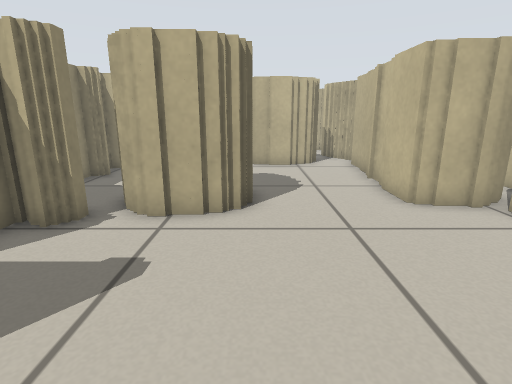
view 1 (above)

17 first-person views from a walk through a world built for the Player/Stage simulator. The camera is 0.57 m above the floor, tilts 14° down and sees 80° across. The lines on the ground mark 1 m squares. The floor is counted in squares, 0.25 m on a side. Each view is taken from the middle of a square. On the plan, view 1 faces up. The plan holds only what a view shows up to about 18 squares ahead; the rest is blank. The place goes on beyond the plan. The robots in the file are not drawn.

view 2
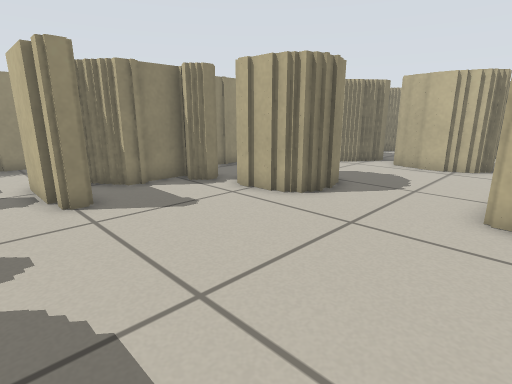

view 3
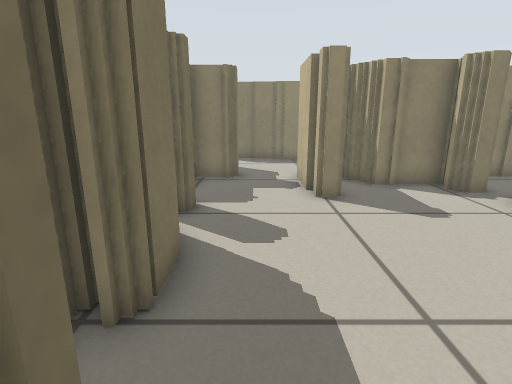

view 4
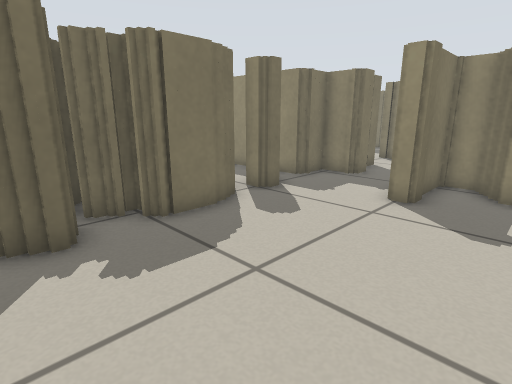

view 5
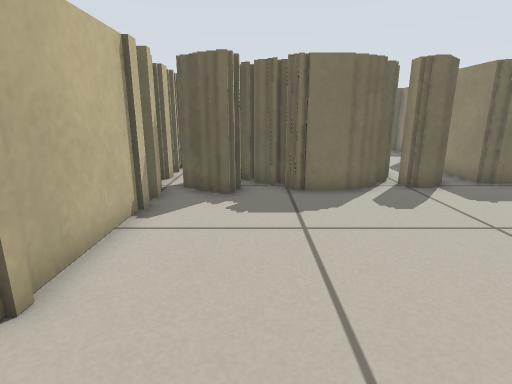

view 6
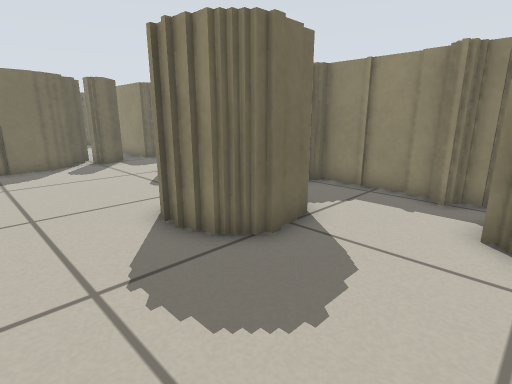

view 7
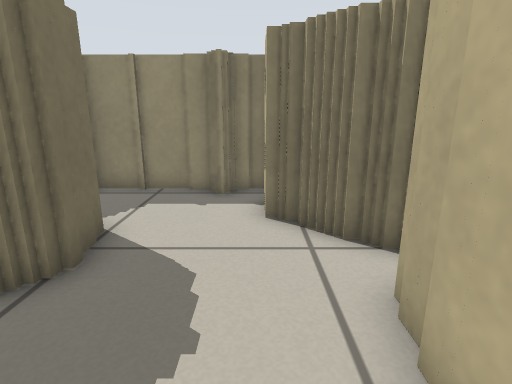

view 8
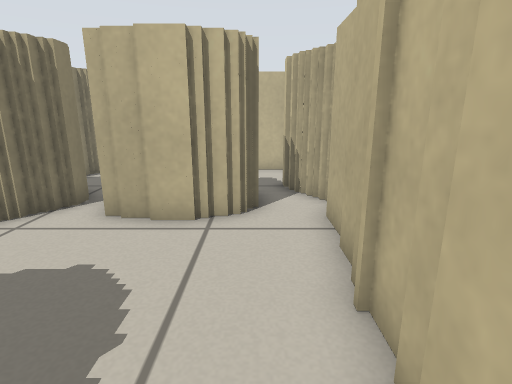

view 9
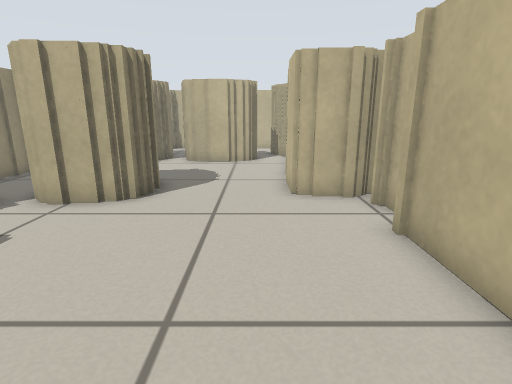

view 10
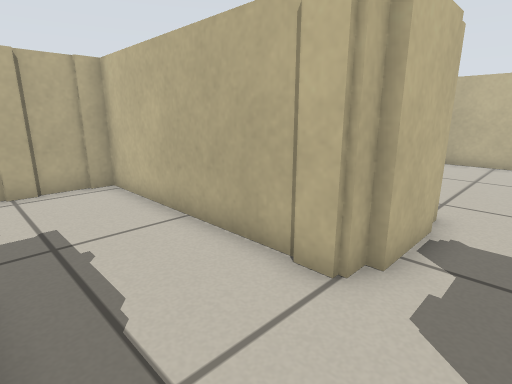

view 11
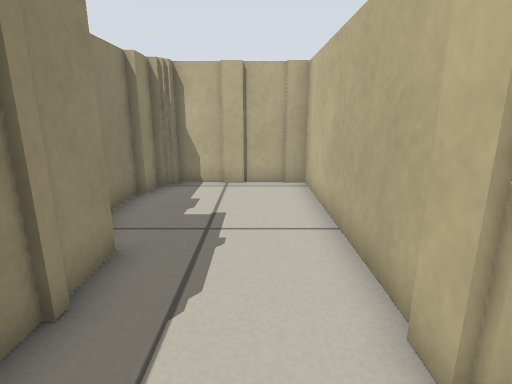

view 12
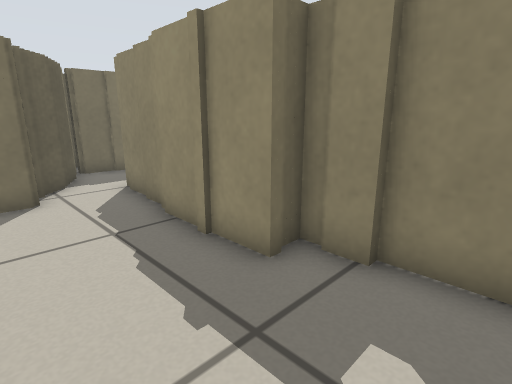

view 13
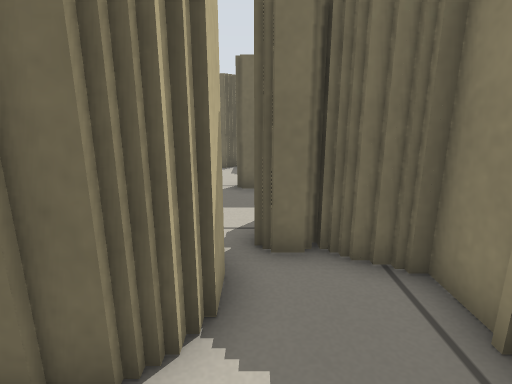

view 14
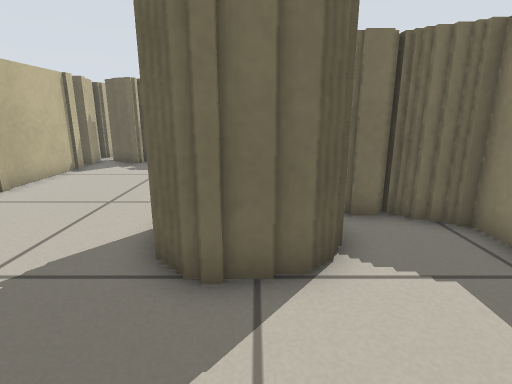

view 15
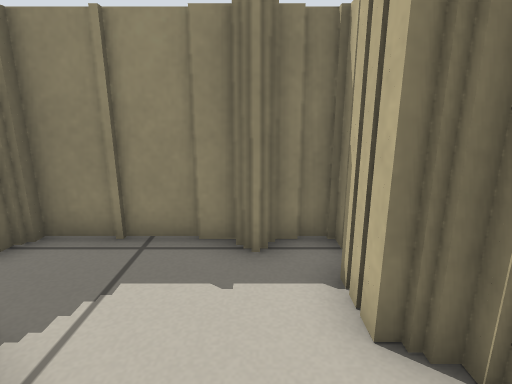

view 16
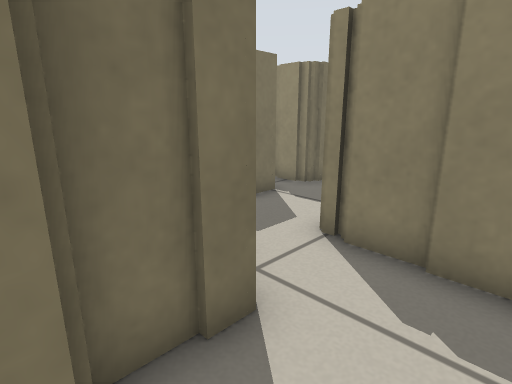

view 17
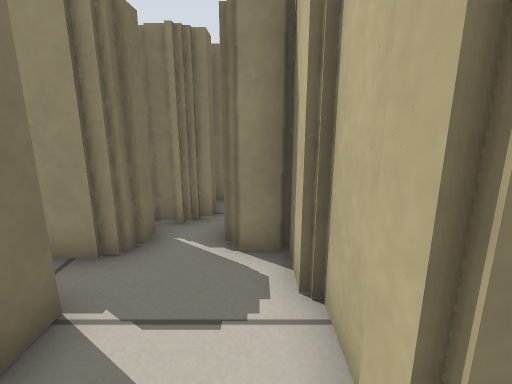

### Floor plan
Key: @ floor where view 1 was taken; # wall or solid block; . floor; T thing the floor can be seen under or through.
Columns run from 17 left of view 1 to 6 right of it. Each row starts with its distance up from view 1.
 17                     ###
 16                     #.#
 15               #######.#
 14           #####.......#
 13           ####....... #
 12           ##.........##
 11      #######.........#
 10      #... ##..T##....#
  9     ##....#..TT ##...#
  8     #.....##.TT ##...###
  7     #.....##TTT##......#
  6     ##....# TT.........#
  5     ###...###..........#
  4      ##...###..........#
  3      ##...##...........#
  2      ##...####.........#
  1      #.................#
  0      #...........@.....#
 -1      #..####.....###.###
 -2  #####..#####.#########
 -3 ##.....##   #. ##  #
 -4 #.....##    #..#
 -5 ##.####     #..
 -6  #. ##      #..
 -7  #   #
 -8      #

Where each view was taken, in squares from view 1:
view 1: 0 up, 0 right, facing up
view 2: 0 up, 5 right, facing up-left
view 3: 0 up, 5 right, facing left
view 4: 5 up, 5 right, facing down-left
view 5: 8 up, 3 right, facing down
view 6: 14 up, 3 right, facing down-left
view 7: 13 up, 3 right, facing left
view 8: 8 up, 3 right, facing up
view 9: 1 down, 3 right, facing up
view 10: 0 up, 11 left, facing up-right
view 11: 0 up, 9 left, facing up
view 12: 8 up, 8 left, facing down-left
view 13: 12 up, 4 left, facing down
view 14: 14 up, 2 left, facing down
view 15: 12 up, 1 left, facing left
view 16: 1 up, 7 left, facing down-left
view 17: 3 down, 11 left, facing left
